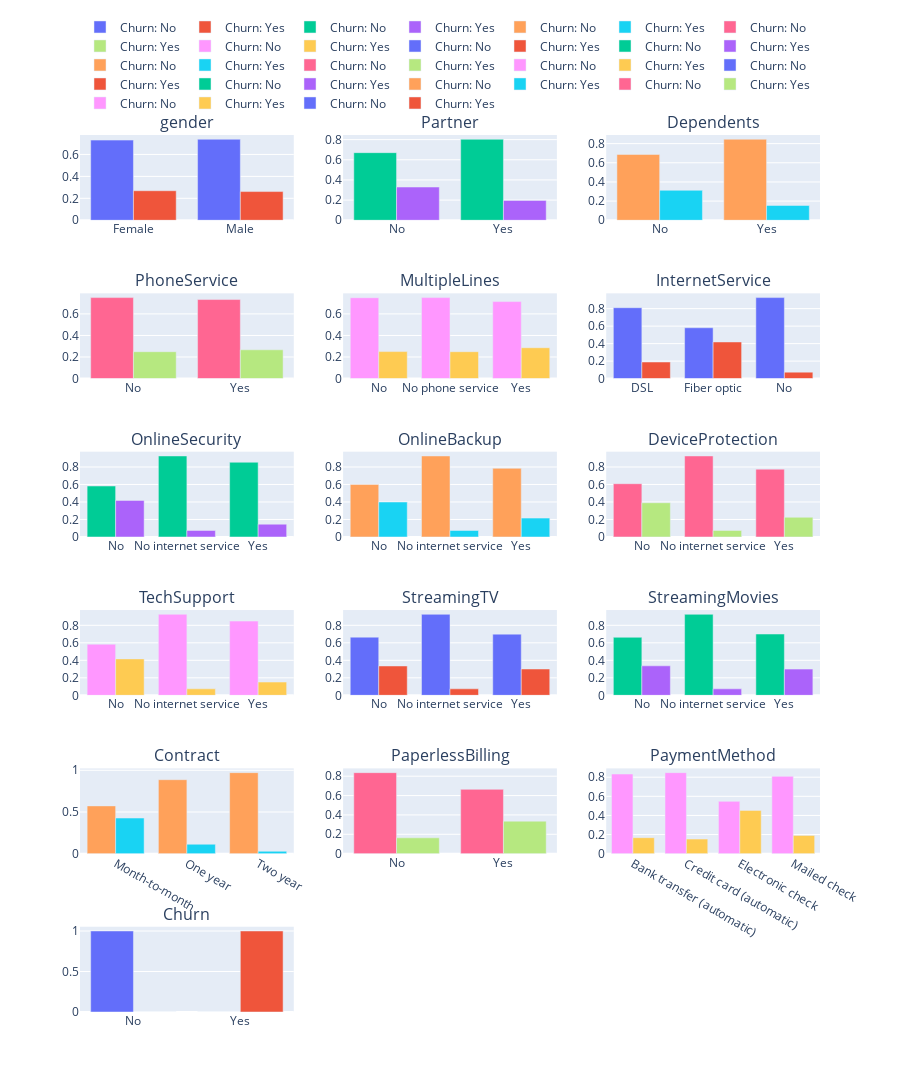

This figure's notebook cell:
### Code cell
import plotly.subplots as sp
import plotly.graph_objects as go
import pandas as pd

# Assuming you have a DataFrame df and a list of categorical features categorical_features_filtered

# Determine the number of rows and columns for the subplot grid
num_features = len(categorical_features_filtered)
num_cols = 3  # You can adjust the number of columns as needed
num_rows = (num_features - 1) // num_cols + 1

# Create a subplot grid
fig = sp.make_subplots(rows=num_rows, cols=num_cols, subplot_titles=categorical_features_filtered)

# Loop through each categorical feature and create a grouped bar plot in a subplot
for i, feature in enumerate(categorical_features_filtered):
    row = i // num_cols + 1  # Calculate the row
    col = i % num_cols + 1   # Calculate the column

    # Create a grouped bar plot for the current feature in the subplot
    counts = df.groupby([feature, "Churn"]).size().unstack().fillna(0)
    counts_normalized = counts.div(counts.sum(axis=1), axis=0)  # Normalize for better comparison
    bars = []
    for churn_value in counts_normalized.columns:
        bar = go.Bar(x=counts_normalized.index, y=counts_normalized[churn_value], name=f"Churn: {churn_value}")
        bars.append(bar)
    fig.add_traces(bars, rows=[row] * len(bars), cols=[col] * len(bars))

# Update the layout for better visualization
fig.update_layout(
    #title="Categorical Feature Distributions by Churn",
    showlegend=True,  # Show legend to distinguish Churn categories
    legend=dict(orientation="h", yanchor="bottom", y=1.02),  # Position the legend
    height=600 + (num_rows - 1) * 100,  # Adjust the height based on the number of rows
    barmode="group",  # Grouped bar mode
)

# Show the plot
fig.show()

### Figure 1 — Plotly figure (JSON) as saved in the notebook; plotly's stock layout.template omitted (floating-point values rounded to 4 significant figures)
{"data": [{"name": "Churn: No", "type": "bar", "x": ["Female", "Male"], "xaxis": "x", "y": [0.7308, 0.7384], "yaxis": "y"}, {"name": "Churn: Yes", "type": "bar", "x": ["Female", "Male"], "xaxis": "x", "y": [0.2692, 0.2616], "yaxis": "y"}, {"name": "Churn: No", "type": "bar", "x": ["No", "Yes"], "xaxis": "x2", "y": [0.6704, 0.8034], "yaxis": "y2"}, {"name": "Churn: Yes", "type": "bar", "x": ["No", "Yes"], "xaxis": "x2", "y": [0.3296, 0.1966], "yaxis": "y2"}, {"name": "Churn: No", "type": "bar", "x": ["No", "Yes"], "xaxis": "x3", "y": [0.6872, 0.8455], "yaxis": "y3"}, {"name": "Churn: Yes", "type": "bar", "x": ["No", "Yes"], "xaxis": "x3", "y": [0.3128, 0.1545], "yaxis": "y3"}, {"name": "Churn: No", "type": "bar", "x": ["No", "Yes"], "xaxis": "x4", "y": [0.7507, 0.7329], "yaxis": "y4"}, {"name": "Churn: Yes", "type": "bar", "x": ["No", "Yes"], "xaxis": "x4", "y": [0.2493, 0.2671], "yaxis": "y4"}, {"name": "Churn: No", "type": "bar", "x": ["No", "No phone service", "Yes"], "xaxis": "x5", "y": [0.7496, 0.7507, 0.7139], "yaxis": "y5"}, {"name": "Churn: Yes", "type": "bar", "x": ["No", "No phone service", "Yes"], "xaxis": "x5", "y": [0.2504, 0.2493, 0.2861], "yaxis": "y5"}, {"name": "Churn: No", "type": "bar", "x": ["DSL", "Fiber optic", "No"], "xaxis": "x6", "y": [0.8104, 0.5811, 0.926], "yaxis": "y6"}, {"name": "Churn: Yes", "type": "bar", "x": ["DSL", "Fiber optic", "No"], "xaxis": "x6", "y": [0.1896, 0.4189, 0.07405], "yaxis": "y6"}, {"name": "Churn: No", "type": "bar", "x": ["No", "No internet service", "Yes"], "xaxis": "x7", "y": [0.5823, 0.926, 0.8539], "yaxis": "y7"}, {"name": "Churn: Yes", "type": "bar", "x": ["No", "No internet service", "Yes"], "xaxis": "x7", "y": [0.4177, 0.07405, 0.1461], "yaxis": "y7"}, {"name": "Churn: No", "type": "bar", "x": ["No", "No internet service", "Yes"], "xaxis": "x8", "y": [0.6007, 0.926, 0.7847], "yaxis": "y8"}, {"name": "Churn: Yes", "type": "bar", "x": ["No", "No internet service", "Yes"], "xaxis": "x8", "y": [0.3993, 0.07405, 0.2153], "yaxis": "y8"}, {"name": "Churn: No", "type": "bar", "x": ["No", "No internet service", "Yes"], "xaxis": "x9", "y": [0.6087, 0.926, 0.775], "yaxis": "y9"}, {"name": "Churn: Yes", "type": "bar", "x": ["No", "No internet service", "Yes"], "xaxis": "x9", "y": [0.3913, 0.07405, 0.225], "yaxis": "y9"}, {"name": "Churn: No", "type": "bar", "x": ["No", "No internet service", "Yes"], "xaxis": "x10", "y": [0.5836, 0.926, 0.8483], "yaxis": "y10"}, {"name": "Churn: Yes", "type": "bar", "x": ["No", "No internet service", "Yes"], "xaxis": "x10", "y": [0.4164, 0.07405, 0.1517], "yaxis": "y10"}, {"name": "Churn: No", "type": "bar", "x": ["No", "No internet service", "Yes"], "xaxis": "x11", "y": [0.6648, 0.926, 0.6993], "yaxis": "y11"}, {"name": "Churn: Yes", "type": "bar", "x": ["No", "No internet service", "Yes"], "xaxis": "x11", "y": [0.3352, 0.07405, 0.3007], "yaxis": "y11"}, {"name": "Churn: No", "type": "bar", "x": ["No", "No internet service", "Yes"], "xaxis": "x12", "y": [0.6632, 0.926, 0.7006], "yaxis": "y12"}, {"name": "Churn: Yes", "type": "bar", "x": ["No", "No internet service", "Yes"], "xaxis": "x12", "y": [0.3368, 0.07405, 0.2994], "yaxis": "y12"}, {"name": "Churn: No", "type": "bar", "x": ["Month-to-month", "One year", "Two year"], "xaxis": "x13", "y": [0.5729, 0.8873, 0.9717], "yaxis": "y13"}, {"name": "Churn: Yes", "type": "bar", "x": ["Month-to-month", "One year", "Two year"], "xaxis": "x13", "y": [0.4271, 0.1127, 0.02832], "yaxis": "y13"}, {"name": "Churn: No", "type": "bar", "x": ["No", "Yes"], "xaxis": "x14", "y": [0.8367, 0.6643], "yaxis": "y14"}, {"name": "Churn: Yes", "type": "bar", "x": ["No", "Yes"], "xaxis": "x14", "y": [0.1633, 0.3357], "yaxis": "y14"}, {"name": "Churn: No", "type": "bar", "x": ["Bank transfer (automatic)", "Credit card (automatic)", "Electronic check", "Mailed check"], "xaxis": "x15", "y": [0.8329, 0.8476, 0.5471, 0.8089], "yaxis": "y15"}, {"name": "Churn: Yes", "type": "bar", "x": ["Bank transfer (automatic)", "Credit card (automatic)", "Electronic check", "Mailed check"], "xaxis": "x15", "y": [0.1671, 0.1524, 0.4529, 0.1911], "yaxis": "y15"}, {"name": "Churn: No", "type": "bar", "x": ["No", "Yes"], "xaxis": "x16", "y": [1, 0], "yaxis": "y16"}, {"name": "Churn: Yes", "type": "bar", "x": ["No", "Yes"], "xaxis": "x16", "y": [0, 1], "yaxis": "y16"}], "layout": {"annotations": [{"font": {"size": 16}, "showarrow": false, "text": "gender", "x": 0.1444, "xanchor": "center", "xref": "paper", "y": 1.0, "yanchor": "bottom", "yref": "paper"}, {"font": {"size": 16}, "showarrow": false, "text": "Partner", "x": 0.5, "xanchor": "center", "xref": "paper", "y": 1.0, "yanchor": "bottom", "yref": "paper"}, {"font": {"size": 16}, "showarrow": false, "text": "Dependents", "x": 0.8556, "xanchor": "center", "xref": "paper", "y": 1.0, "yanchor": "bottom", "yref": "paper"}, {"font": {"size": 16}, "showarrow": false, "text": "PhoneService", "x": 0.1444, "xanchor": "center", "xref": "paper", "y": 0.8194, "yanchor": "bottom", "yref": "paper"}, {"font": {"size": 16}, "showarrow": false, "text": "MultipleLines", "x": 0.5, "xanchor": "center", "xref": "paper", "y": 0.8194, "yanchor": "bottom", "yref": "paper"}, {"font": {"size": 16}, "showarrow": false, "text": "InternetService", "x": 0.8556, "xanchor": "center", "xref": "paper", "y": 0.8194, "yanchor": "bottom", "yref": "paper"}, {"font": {"size": 16}, "showarrow": false, "text": "OnlineSecurity", "x": 0.1444, "xanchor": "center", "xref": "paper", "y": 0.6389, "yanchor": "bottom", "yref": "paper"}, {"font": {"size": 16}, "showarrow": false, "text": "OnlineBackup", "x": 0.5, "xanchor": "center", "xref": "paper", "y": 0.6389, "yanchor": "bottom", "yref": "paper"}, {"font": {"size": 16}, "showarrow": false, "text": "DeviceProtection", "x": 0.8556, "xanchor": "center", "xref": "paper", "y": 0.6389, "yanchor": "bottom", "yref": "paper"}, {"font": {"size": 16}, "showarrow": false, "text": "TechSupport", "x": 0.1444, "xanchor": "center", "xref": "paper", "y": 0.4583, "yanchor": "bottom", "yref": "paper"}, {"font": {"size": 16}, "showarrow": false, "text": "StreamingTV", "x": 0.5, "xanchor": "center", "xref": "paper", "y": 0.4583, "yanchor": "bottom", "yref": "paper"}, {"font": {"size": 16}, "showarrow": false, "text": "StreamingMovies", "x": 0.8556, "xanchor": "center", "xref": "paper", "y": 0.4583, "yanchor": "bottom", "yref": "paper"}, {"font": {"size": 16}, "showarrow": false, "text": "Contract", "x": 0.1444, "xanchor": "center", "xref": "paper", "y": 0.2778, "yanchor": "bottom", "yref": "paper"}, {"font": {"size": 16}, "showarrow": false, "text": "PaperlessBilling", "x": 0.5, "xanchor": "center", "xref": "paper", "y": 0.2778, "yanchor": "bottom", "yref": "paper"}, {"font": {"size": 16}, "showarrow": false, "text": "PaymentMethod", "x": 0.8556, "xanchor": "center", "xref": "paper", "y": 0.2778, "yanchor": "bottom", "yref": "paper"}, {"font": {"size": 16}, "showarrow": false, "text": "Churn", "x": 0.1444, "xanchor": "center", "xref": "paper", "y": 0.09722, "yanchor": "bottom", "yref": "paper"}], "barmode": "group", "height": 1100, "legend": {"orientation": "h", "y": 1.02, "yanchor": "bottom"}, "showlegend": true, "xaxis": {"anchor": "y", "domain": [0, 0.2889]}, "xaxis10": {"anchor": "y10", "domain": [0, 0.2889]}, "xaxis11": {"anchor": "y11", "domain": [0.3556, 0.6444]}, "xaxis12": {"anchor": "y12", "domain": [0.7111, 1]}, "xaxis13": {"anchor": "y13", "domain": [0, 0.2889]}, "xaxis14": {"anchor": "y14", "domain": [0.3556, 0.6444]}, "xaxis15": {"anchor": "y15", "domain": [0.7111, 1]}, "xaxis16": {"anchor": "y16", "domain": [0, 0.2889]}, "xaxis17": {"anchor": "y17", "domain": [0.3556, 0.6444]}, "xaxis18": {"anchor": "y18", "domain": [0.7111, 1]}, "xaxis2": {"anchor": "y2", "domain": [0.3556, 0.6444]}, "xaxis3": {"anchor": "y3", "domain": [0.7111, 1]}, "xaxis4": {"anchor": "y4", "domain": [0, 0.2889]}, "xaxis5": {"anchor": "y5", "domain": [0.3556, 0.6444]}, "xaxis6": {"anchor": "y6", "domain": [0.7111, 1]}, "xaxis7": {"anchor": "y7", "domain": [0, 0.2889]}, "xaxis8": {"anchor": "y8", "domain": [0.3556, 0.6444]}, "xaxis9": {"anchor": "y9", "domain": [0.7111, 1]}, "yaxis": {"anchor": "x", "domain": [0.9028, 1.0]}, "yaxis10": {"anchor": "x10", "domain": [0.3611, 0.4583]}, "yaxis11": {"anchor": "x11", "domain": [0.3611, 0.4583]}, "yaxis12": {"anchor": "x12", "domain": [0.3611, 0.4583]}, "yaxis13": {"anchor": "x13", "domain": [0.1806, 0.2778]}, "yaxis14": {"anchor": "x14", "domain": [0.1806, 0.2778]}, "yaxis15": {"anchor": "x15", "domain": [0.1806, 0.2778]}, "yaxis16": {"anchor": "x16", "domain": [0, 0.09722]}, "yaxis17": {"anchor": "x17", "domain": [0, 0.09722]}, "yaxis18": {"anchor": "x18", "domain": [0, 0.09722]}, "yaxis2": {"anchor": "x2", "domain": [0.9028, 1.0]}, "yaxis3": {"anchor": "x3", "domain": [0.9028, 1.0]}, "yaxis4": {"anchor": "x4", "domain": [0.7222, 0.8194]}, "yaxis5": {"anchor": "x5", "domain": [0.7222, 0.8194]}, "yaxis6": {"anchor": "x6", "domain": [0.7222, 0.8194]}, "yaxis7": {"anchor": "x7", "domain": [0.5417, 0.6389]}, "yaxis8": {"anchor": "x8", "domain": [0.5417, 0.6389]}, "yaxis9": {"anchor": "x9", "domain": [0.5417, 0.6389]}}}
